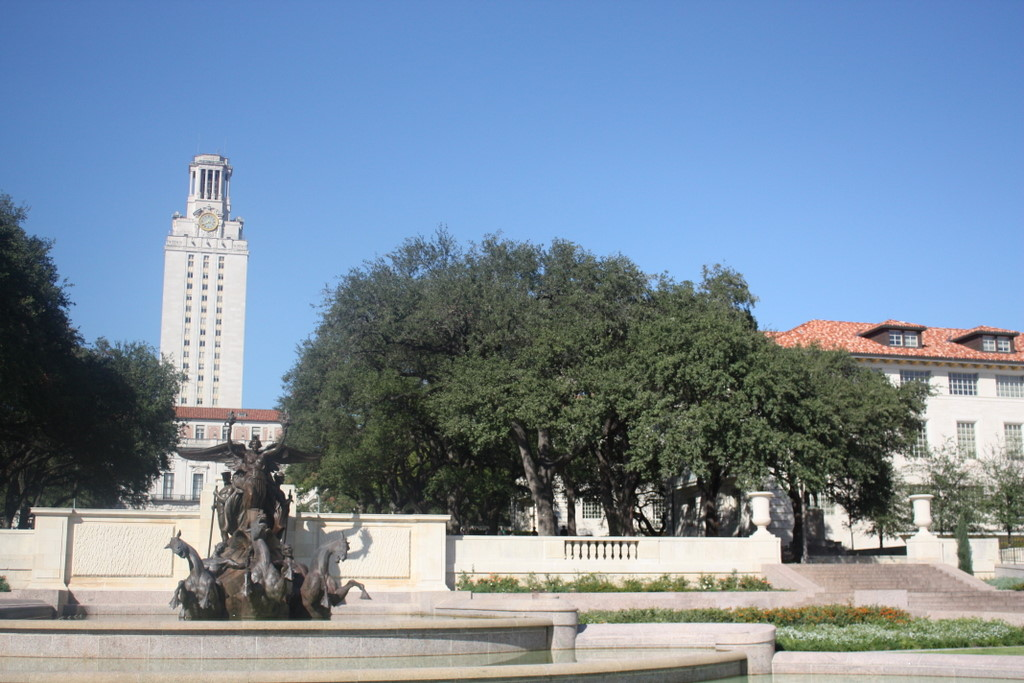
#> input picture Y4 Spring/COMP3065 CV/Labs/lab04/uttower_left.jpg, 1024 x 683 px
$ python lab04.py
#> lines starting #> are read from the running program, lines starting #| are printed output that depends on the picture
#%%
# Overall Process
# SIFT 提取图像的关键点和描述符。
# 使用 kNN 找到每个描述符的 两个最近邻。
# 通过 Lowe 比率测试 筛选出有效匹配（好的匹配）。
# 使用 RANSAC 来计算Homography，并筛选出 内点 和 外点。

################# Find Keypoints ##################
import cv2
import numpy as np
from matplotlib import pyplot as plt

img_left = cv2.imread('uttower_left.jpg', cv2.IMREAD_GRAYSCALE)
#> img_left: shape (683, 1024); min 2, max 255, mean 136.7
img_right = cv2.imread('uttower_right.jpg', cv2.IMREAD_GRAYSCALE)
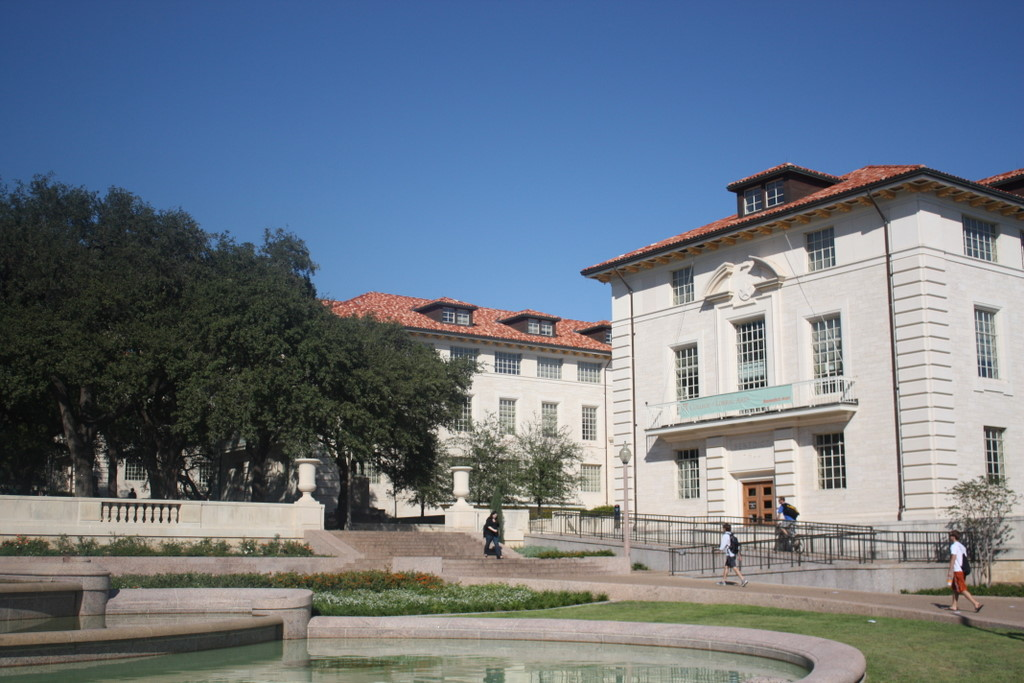
#> input picture Y4 Spring/COMP3065 CV/Labs/lab04/uttower_right.jpg, 1024 x 683 px
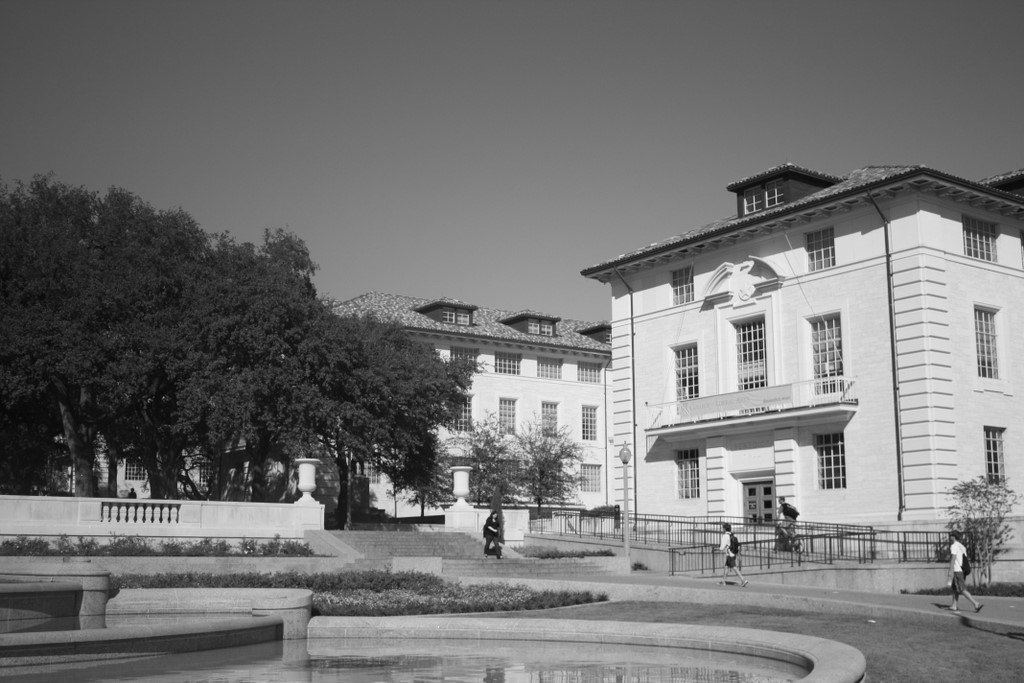
#> img_right: shape (683, 1024); min 3, max 255, mean 117
# print(img_left.shape)     # (683, 1024)
# print(img_right.shape)

sift = cv2.SIFT_create()
kp1, des1 = sift.detectAndCompute(img_left, None)
#> kp1 = 5317 keypoints; strongest (x, y, size): (620, 556, 2.4), (612, 556, 2.2), (698, 499, 3.5), (534, 528, 1.9)
kp2, des2 = sift.detectAndCompute(img_right, None)
#> kp2 = 4195 keypoints; strongest (x, y, size): (958, 550, 9.6), (490, 527, 2), (376, 451, 1.8), (440, 520, 6.8)
# print(len(kp1), des1.shape)     # 5316 (5316, 128)
# print(len(kp2), des2.shape)     # 4195 (4195, 128)

kp_img1 = cv2.drawKeypoints(img_left, kp1, None)
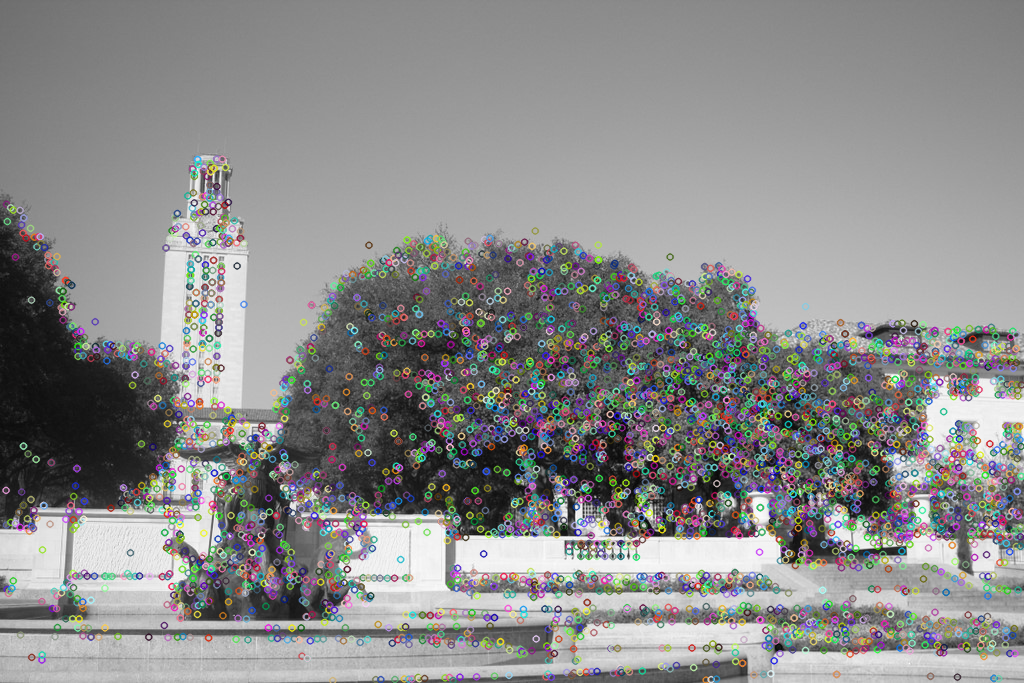
#> kp_img1: shape (683, 1024, 3); mean of channels 0, 1, 2 138.4, 138.5, 138.4; drawn as B, G, R
kp_img2 = cv2.drawKeypoints(img_right, kp2, None)
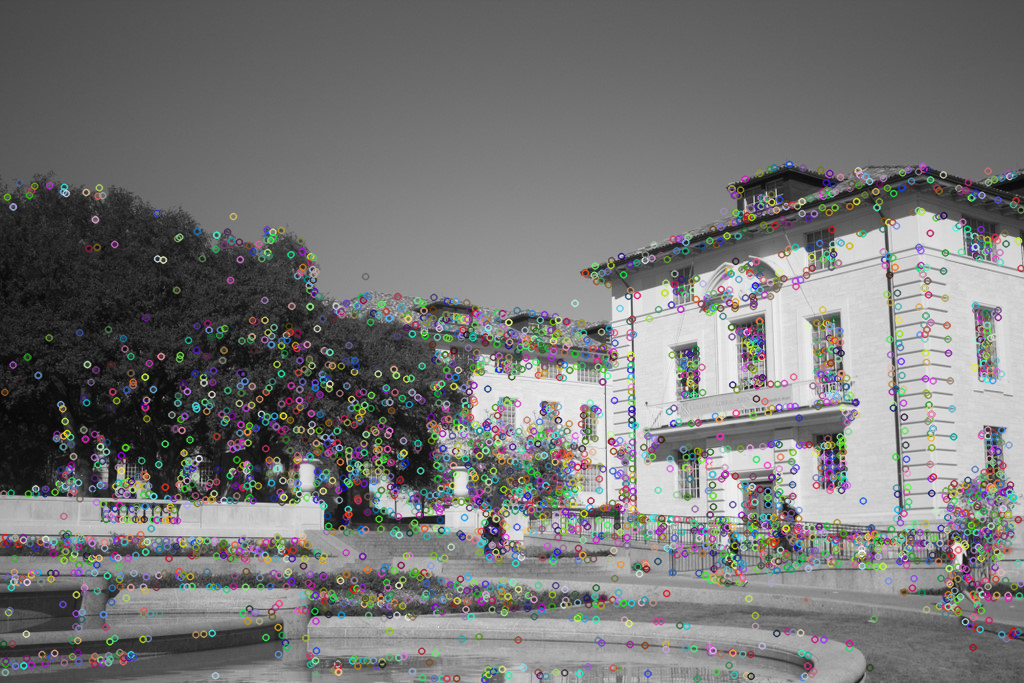
#> kp_img2: shape (683, 1024, 3); mean of channels 0, 1, 2 117.8, 118.2, 118.1; drawn as B, G, R

plt.figure()
plt.subplot(1, 2, 1)
plt.imshow(kp_img1)
plt.title('Keypoint Left')
plt.axis('off')

plt.subplot(1, 2, 2)
plt.imshow(kp_img2)
plt.title('Keypoint Right')
plt.axis('off')

#%%
################# Find Good Matching Point ##################

# 设置 FLANN 参数
FLANN_INDEX_KDTREE = 0      # 0: 线性搜索 小数据 1: KD树 大数量
index_params = dict(algorithm = FLANN_INDEX_KDTREE, trees = 5)
search_params = dict(checks = 50)

flann = cv2.FlannBasedMatcher(index_params, search_params)
matches = flann.knnMatch(des1, des2, k=2)
#> matches = 5317 matches
print(f'Number of matches: {len(matches)}')     # 5316
#| Number of matches: 5317
# 对于每个 des1 中的描述符，FLANN 会找到它与 des2 中的两个最接近的描述符
# 因此 matches 的长度由 des1 决定

good_matches = []
for m, n in matches:
    if m.distance < 0.70 * n.distance:  # 采用 Lowe 的比率测试
        good_matches.append(m)
#> after the loop, good_matches = 1028 matches

print(f'Number of good matches: {len(good_matches)}')
#| Number of good matches: 1028

img_matches = cv2.drawMatches(img_left, kp1, img_right, kp2, good_matches, None,
                              flags=cv2.DrawMatchesFlags_NOT_DRAW_SINGLE_POINTS)
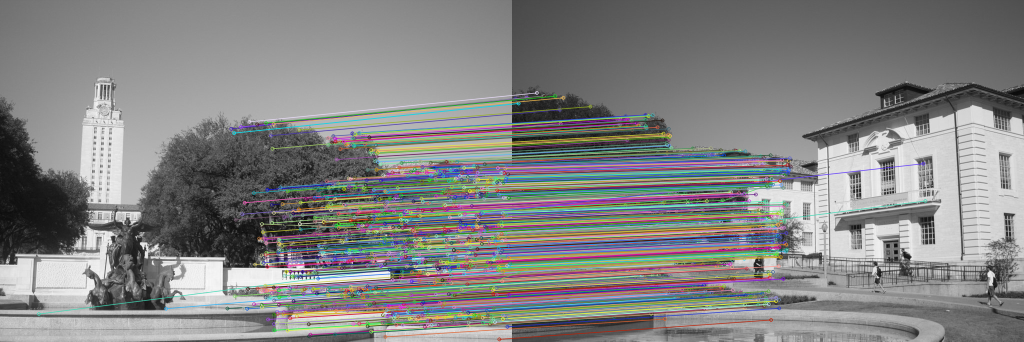
#> img_matches: shape (683, 2048, 3) (shown at 1/2 size); mean of channels 0, 1, 2 131, 131.7, 131.4; drawn as B, G, R

img_matches_rgb = cv2.cvtColor(img_matches, cv2.COLOR_BGR2RGB)
plt.figure()
plt.imshow(img_matches_rgb)
plt.title('Good Matches')
plt.axis('off')

# %%
################# Find Inners using RANSAC ##################
src_pts = np.float32([kp1[m.queryIdx].pt for m in good_matches]).reshape(-1, 1, 2)
#> src_pts = 1028 rows, first 8: [77.28, 627.5], [331.7, 616.9], [454.4, 616.6], [462.2, 257.3], [467.8, 265.7], [467.8, 265.7], [469.4, 592], [470.8, 439.1]
dst_pts = np.float32([kp2[m.trainIdx].pt for m in good_matches]).reshape(-1, 1, 2)
#> dst_pts = 1028 rows, first 8: [826.2, 401.5], [326.3, 531.2], [9.4, 581.7], [6.9, 196.6], [12.75, 206.4], [12.75, 206.4], [397.7, 516], [4.4, 391.8]

# 使用 RANSAC 计算 Homography Matrix
# 5.0 是 RANSAC 的阈值，表示允许的最大点的重投影误差（单位：像素）
H, mask = cv2.findHomography(src_pts, dst_pts, cv2.RANSAC, 5.0)
#> H = [[1.3, -0.0737, -573.8], [0.169, 1.22, -167.9], [0.000279, 2.2e-05, 1]]; mask = 1028 values, max 1 at index 3, min 0 at index 0, mean 0.979
matchesMask = mask.ravel().tolist()
#> matchesMask has the same summary as mask
# print(H.shape)            # (3,3)
# print(len(matchesMask))   # 1028

draw_params = dict(matchColor = (0,255,0),      # draw matches in green color
                   singlePointColor = None,
                   matchesMask = matchesMask,   # draw only inliers
                   flags = 2)
#> draw_params = 4 items

inliers = cv2.drawMatches(img_left, kp1, img_right, kp2,
                       good_matches, None, **draw_params)
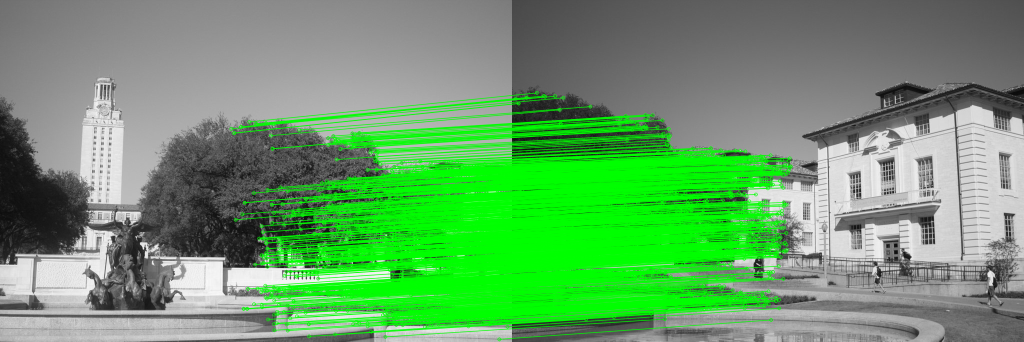
#> inliers: shape (683, 2048, 3) (shown at 1/2 size); mean of channels 0, 1, 2 104.5, 158.1, 104.5; drawn as B, G, R
plt.figure()
plt.imshow(inliers, 'gray')
plt.axis('off')

# %%
################# Image Stitching ##################
# Let say we assume the width and height of
#  the final image is 5/3 and 4/3 of the original image.
h, w = img_right.shape
#> h = 683; w = 1024

offset_x = w//3*2
#> offset_x = 682
offset_y = h//3
#> offset_y = 227

# 平移右图
dst_pts1 = dst_pts.copy()
#> dst_pts1 has the same summary as dst_pts
dst_pts1[:,:,0] = dst_pts1[:,:,0]+offset_x
dst_pts1[:,:,1] = dst_pts1[:,:,1]+offset_y

HH, mask = cv2.findHomography(src_pts, dst_pts1, cv2.RANSAC, 5.0)
#> HH = [[1.49, -0.0587, 108.2], [0.232, 1.23, 59.13], [0.000279, 2.2e-05, 1]]
img_final = cv2.warpPerspective(img_left, HH, (w+offset_x, h+offset_y))

for i in range(h):
    for j in range(w):
        # 对于没有重叠的区域（空白区域），直接填充右图的像素
        if img_final[i+offset_y][j+offset_x]==0:
            img_final[i+offset_y][j+offset_x] = img_right[i][j]

        # 对于重叠区域，使用 加权平均 的方法来平滑过渡
        elif img_right[i][j]!=0:
            img_final[i+offset_y][j+offset_x] = img_final[i+offset_y][j+offset_x]/2+img_right[i][j]/2
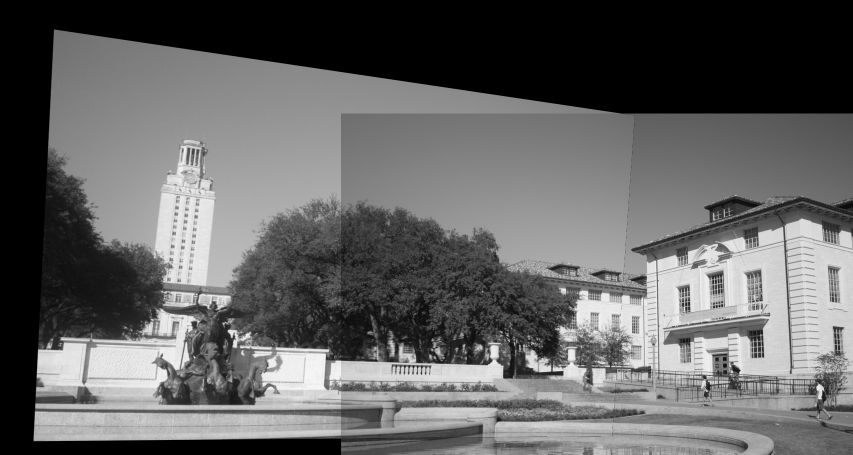
#> img_final: shape (910, 1706) (shown at 1/2 size); min 0, max 255, mean 99.5

plt.figure()
plt.imshow(img_final,cmap='gray')
plt.axis('off')


# %%
